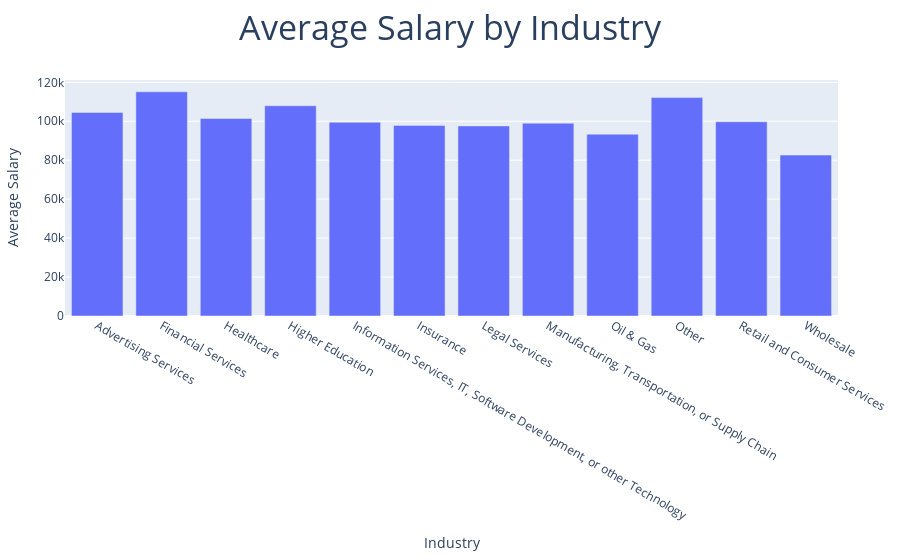

Notebook cell for this chart:
### Code cell
avg_salary_by_education = df2023.groupby('Industry')['SalaryUSD'].mean().reset_index()
fig_bar = px.bar(avg_salary_by_education, x='Industry', y='SalaryUSD', 
                  title="Average Salary by Industry",
                  labels={'SalaryUSD': 'Average Salary', 'Industry': 'Industry'})
fig_bar.update_layout(title_x=0.5, title_font=dict(size=34), margin=dict(t=80, b=30, l=50, r=30))

### Figure 1 — Plotly figure (JSON) as saved in the notebook; plotly's stock layout.template omitted (floating-point values rounded to 4 significant figures)
{"data": [{"alignmentgroup": "True", "hovertemplate": "Industry=%{x}<br>Average Salary=%{y}<extra></extra>", "legendgroup": "", "marker": {"color": "#636efa", "pattern": {"shape": ""}}, "name": "", "offsetgroup": "", "orientation": "v", "showlegend": false, "textposition": "auto", "type": "bar", "x": ["Advertising Services", "Financial Services", "Healthcare", "Higher Education", "Information Services, IT, Software Development, or other Technology", "Insurance", "Legal Services", "Manufacturing, Transportation, or Supply Chain", "Oil & Gas", "Other", "Retail and Consumer Services", "Wholesale"], "xaxis": "x", "y": [104500.0, 115100.0, 101400.0, 108000.0, 99520.0, 97870.0, 97600.0, 99010.0, 93350.0, 112100.0, 99760.0, 82630.0], "yaxis": "y"}], "layout": {"barmode": "relative", "legend": {"tracegroupgap": 0}, "margin": {"b": 30, "l": 50, "r": 30, "t": 80}, "title": {"font": {"size": 34}, "text": "Average Salary by Industry", "x": 0.5}, "xaxis": {"anchor": "y", "domain": [0, 1], "title": {"text": "Industry"}}, "yaxis": {"anchor": "x", "domain": [0, 1], "title": {"text": "Average Salary"}}}}
